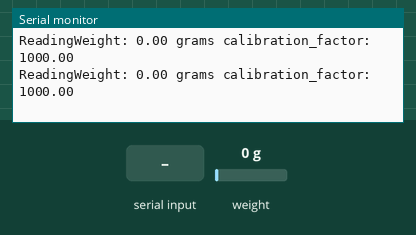
The sketch below on a simulated Arduino Uno, built with avr-gcc and run on an emulated ATmega328P. On the bench: the last lines printed to the serial monitor. The inputs (shaded band) are chosen by the test bench; at power-on: weight on the scale 0 g.

Above: at 3.3 s.
3.4 s: weight on the scale set to 100 g
At 3.41 s:
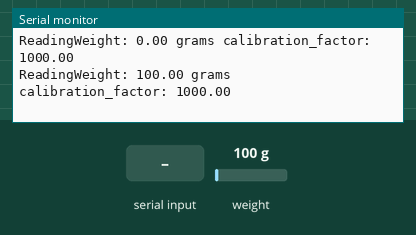
6.4 s: "+" received over Serial
At 6.66 s:
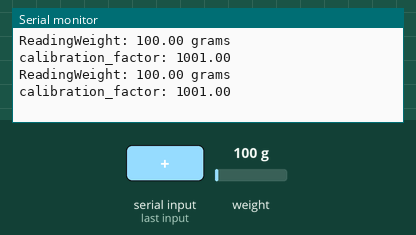
9.4 s: weight on the scale set to 1250 g
At 9.4 s:
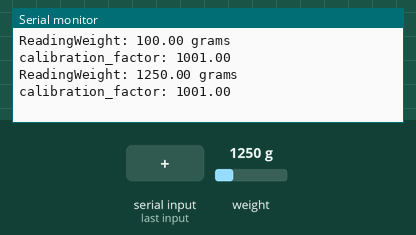
12.4 s: "a" received over Serial
At 12.54 s:
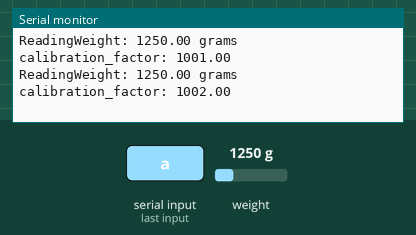
Timing chart, 0 to 14.9 s (numbered marks = the images above; inputs shaded):
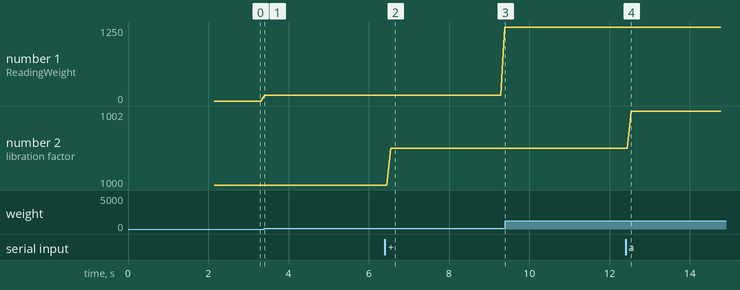

The sketch:

Calibrate.ino
```cpp
#include "HX711.h"
#define DOUT  A2
#define CLK  A3
HX711 scale;
float calibration_factor = 1000; // this calibration factor must be adjusted according to your load cell
float units;
void setup (){
 Serial.begin(9600);
 Serial.println("HX711 calibration sketch");
 Serial.println("Remove all weight from scale");
 Serial.println("After readings begin, place known weight on scale");
 Serial.println("Press + or a to increase calibration factor");
 Serial.println("Press - or z to decrease calibration factor");
 scale.begin(DOUT, CLK);
 scale.set_scale(calibration_factor); //Adjust to this calibration factor
 scale.tare();  //Reset the scale to 0
 long zero_factor = scale.read_average(); //Get a baseline reading
 Serial.print("Zero factor: "); //This can be used to remove the need to tare the scale. Useful in permanent scale projects.
 Serial.println(zero_factor);
}
void loop(){
 Serial.print("Reading");
 units = scale.get_units(), 5;
 if (units < 0)
 {
   units = 0.00;
 }
  Serial.print("Weight: ");
 Serial.print(units);
 Serial.print(" grams");
 Serial.print(" calibration_factor: ");
 Serial.print(calibration_factor);
 Serial.println();
 if(Serial.available())
 {
   char temp = Serial.read();
   if(temp == '+' || temp == 'a')
     calibration_factor += 1;
   else if(temp == '-' || temp == 'z')
     calibration_factor -= 1;
 }
 if(Serial.available())
 {
   char temp = Serial.read();
   if(temp == 't' || temp == 'T')
     scale.tare();  //Reset the scale to zero
 }
}
```

Measured:
- after the input at 3.4 s, the serial monitor: prints a new line at once (image 1)
- after the input at 6.4 s, the serial monitor: prints a new line after 0.15 s (image 2)
- after the input at 12.4 s, the serial monitor: prints a new line after 0.14 s (image 4)
- plotted number 1: 0 → 100 after the input at 3.4 s, 100 → 1250 after the input at 6.4 s
- plotted number 2: 1000 → 1001 after the input at 6.4 s, 1001 → 1002 after the input at 12.4 s
